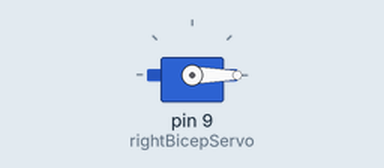
A sketch run on a simulated Arduino Uno, built with avr-gcc and run on an emulated ATmega328P. On the bench: servo.

Above: at 0.05 s.
Timing chart, 0 to 4.6 s (numbered marks = the images above):
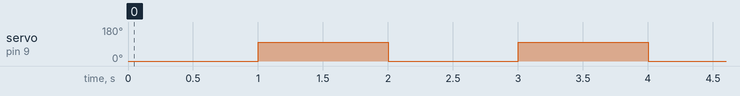

The sketch:

SimpleServoMotoControl.ino
```cpp
#include <Servo.h>

Servo rightBicepServo;


int pos = 0;


void setup() {
  rightBicepServo.attach(9);
}

void loop() {
  rightBicepServo.write(0);
  delay(1000);
  rightBicepServo.write(100);
  delay(1000);

}
```

Measured:
- by itself, servo on pin 9 (rightBicepServo): alternates 100° for 1.0 s and 0° for 1.0 s
